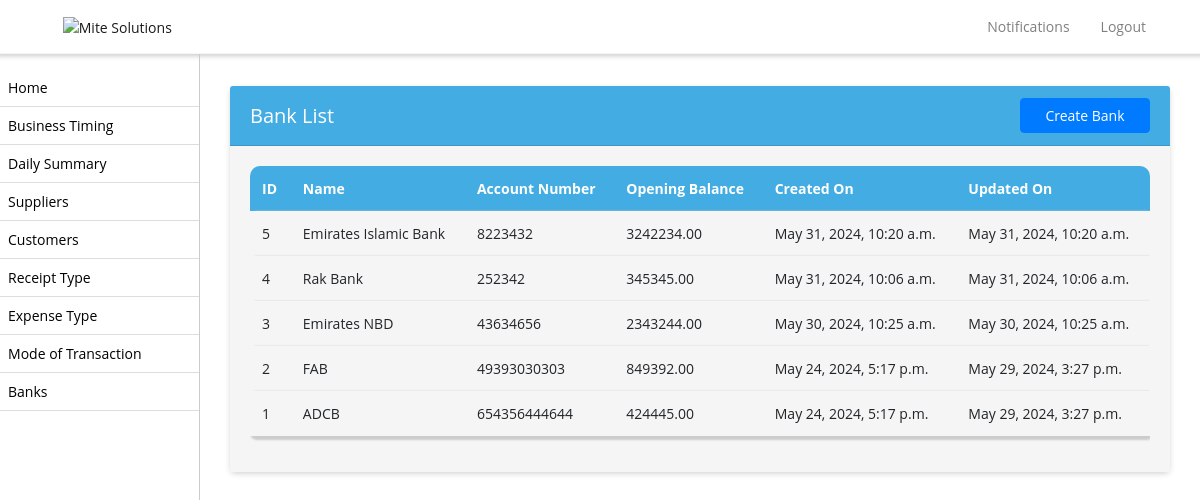
The page /banks/ (signed in) on the database its author committed.
### biztrackapp/models.py (models this page shows, shortened)
class Bank(models.Model):
    name = models.CharField(max_length=255, choices=BANK_CHOICES)
    account_number = models.CharField(max_length=50)
    opening_balance = models.DecimalField(max_digits=10, decimal_places=2)
    business_profile = models.CharField(max_length=255, null=True)
    status = models.BooleanField(default=False)
    created_on = models.DateTimeField(auto_now_add=True, null=True)
    update_on = models.DateTimeField(auto_now=True, null=True)

### biztrackapp/views.py (the view)
# urls.py: path('banks/', BankListView.as_view(), name='bank_list'),
class BankListView(ListView):
    model = Bank
    template_name = 'bank_list.html'
    def get_queryset(self):
        shop_admin = get_object_or_404(ShopAdmin, user=self.request.user)
        shop = shop_admin.shop
        business_profile = get_object_or_404(BusinessProfile, name=shop.name)
        return Bank.objects.filter(business_profile=business_profile.id).order_by('-created_on')

### biztrackapp/templates/bank_list.html (shortened to what this page needs)
{% extends 'base.html' %}
{% block content %}
<div class="container">
  <div class="card">
    <div class="card-header d-flex justify-content-between align-items-center">
      <h5 class="mb-0">Bank List</h5>
      <a href="{% url 'create_bank' %}" class="btn btn-primary float-right">Create Bank</a>
  </div>
    <div class="card-body">
      <div class="table-responsive">
        <table class="table table-bordered table-striped nowrap" id="banklist">
          <thead>
            <tr>
              <th>ID</th>
              <th>Name</th>
              <th>Account Number</th>
              <th>Opening Balance</th>
              <th>Created On</th>
              <th>Updated On</th>
            </tr>
          </thead>
          <tbody>
            {% for bank in object_list %}
            <tr>
              <td>{{ bank.id }}</td>
              <td>{{ bank.name }}</td>
              <td>{{ bank.account_number }}</td>
              <td>{{ bank.opening_balance }}</td>
              <td>{{ bank.created_on }}</td>
              <td>{{ bank.update_on }}</td>
            </tr>
            {% endfor %}
          </tbody>
        </table>
      </div>
    </div>
  </div>
</div>
{% endblock %}

### biztrackapp/templates/base.html (style rules this page uses)
.table-bordered td, .table-bordered th { border: transparent !important; }
.btn { min-width: 130px !important; }
.table-bordered>:not(caption)>* { border-width: 0px !important; box-shadow: 2px 2px 2px 2px #ccc; border-radius:5px; }
body, p, h1, h2, h3, h4, h5, h6, a, li, label, input, div, span, small { font-family: "Open Sans", sans-serif !important; }
body, p, a, li, li>a { font-size:14px !important; }
body { padding-top: 56px; background-color: #ffffff !important; }
table thead th { vertical-align: bottom; border-bottom: 2px solid #dee2e6; background-color: #42ace3 !important; color: #fff !important; }
tbody { border-bottom: 0px !important; background-color: #f5f5f5 !important; }
tbody>tr>td { background-color: #f5f5f5 !important; }
table { border:1px !important; }
div>.table-responsive, table, table>thead { border-radius: 10px !important; }
.card { border:0px !important; margin-top:15px; margin-bottom:15px; box-shadow: 0px 2px 6px -1px #ccc; }
.card-body { background-color: #f5f5f5 !important; }
.card-header { background-color: #42ace3 !important; color:#fff !important; }
.card-header>a, .card-header>h5 { color:#fff !important; }
a { text-decoration: none !important; }
.btn-primary { --bs-btn-color: #fff; --bs-btn-bg: #3280cc; --bs-btn-border-color: #3280cc; --bs-btn-hover-color: #000; --bs-btn-hover-bg: #1d5c96; --bs-btn-hover-border-color: #3280cc; --bs-btn-focus-shadow-rgb: 0, 155, 132; --bs-btn-active-color: #000; --bs-btn-active-bg: #33c5af; --bs-btn-active-border-color: #3280cc; --bs-btn-active-shadow: inset 0 3px 5px rgba(0, 0, 0, 0.125); --bs-btn-disabled-color: #000; --bs-btn-disabled-bg: #3280cc; --bs-btn-disabled-border-color: #3280cc; }

### rows shown on the page
Bank: id "5", name "Emirates Islamic Bank", account_number "8223432", opening_balance "3242234.00", created_on "May 31, 2024, 10:20 a.m.", update_on "May 31, 2024, 10:20 a.m."
Bank: id "4", name "Rak Bank", account_number "252342", opening_balance "345345.00", created_on "May 31, 2024, 10:06 a.m.", update_on "May 31, 2024, 10:06 a.m."
Bank: id "3", name "Emirates NBD", account_number "43634656", opening_balance "2343244.00", created_on "May 30, 2024, 10:25 a.m.", update_on "May 30, 2024, 10:25 a.m."
Bank: id "2", name "FAB", account_number "49393030303", opening_balance "849392.00", created_on "May 24, 2024, 5:17 p.m.", update_on "May 29, 2024, 3:27 p.m."
Bank: id "1", name "ADCB", account_number "654356444644", opening_balance "424445.00", created_on "May 24, 2024, 5:17 p.m.", update_on "May 29, 2024, 3:27 p.m."
